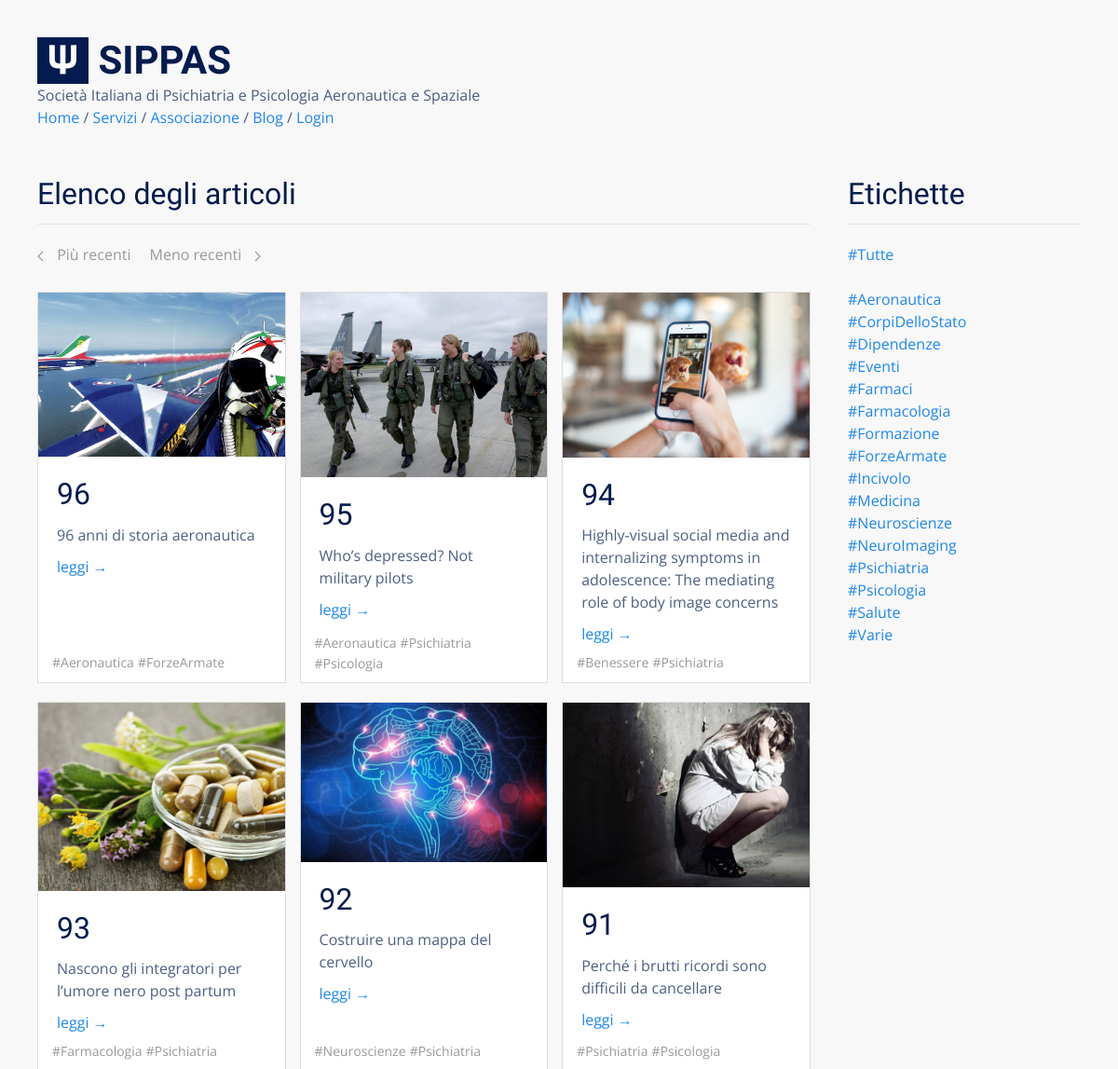
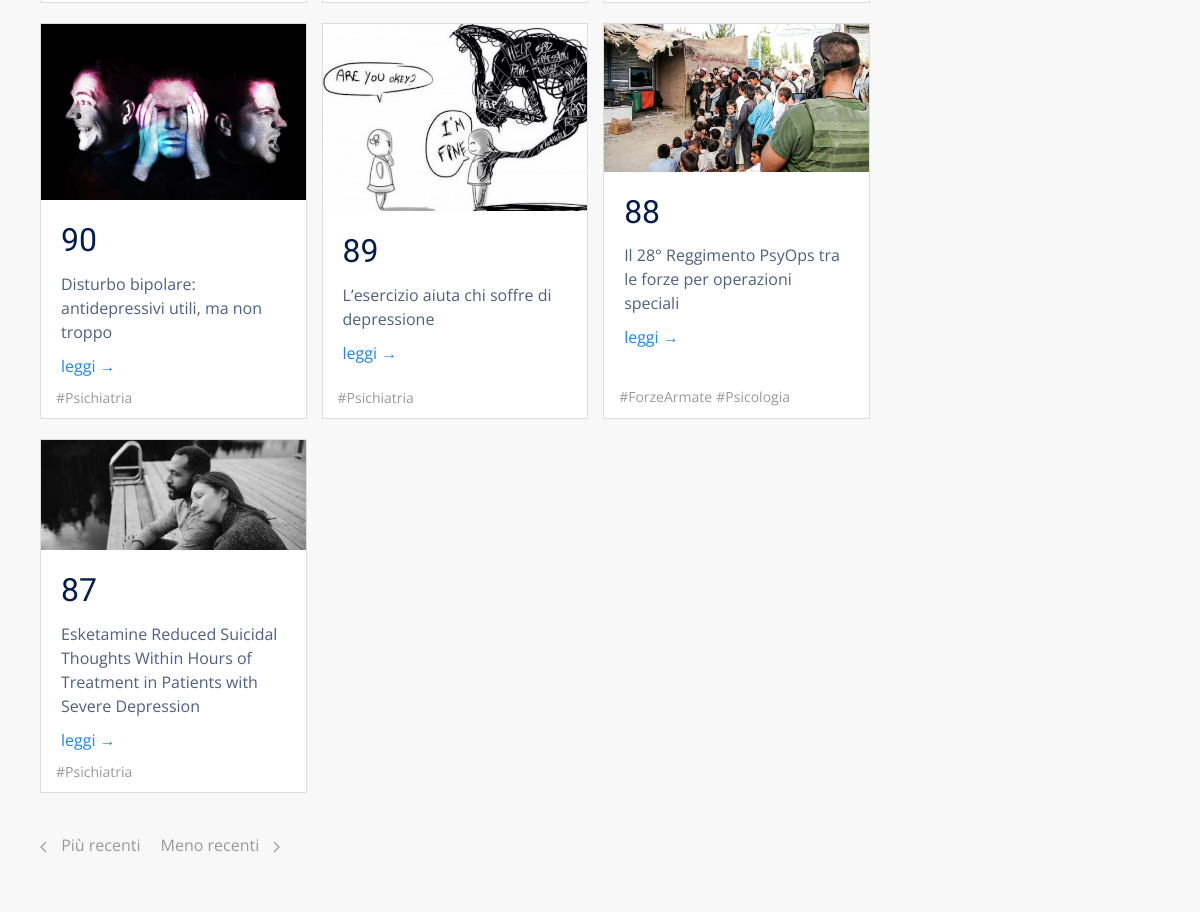
/blog/, run on an earlier commit of the app's database (2 pictures, top to bottom).
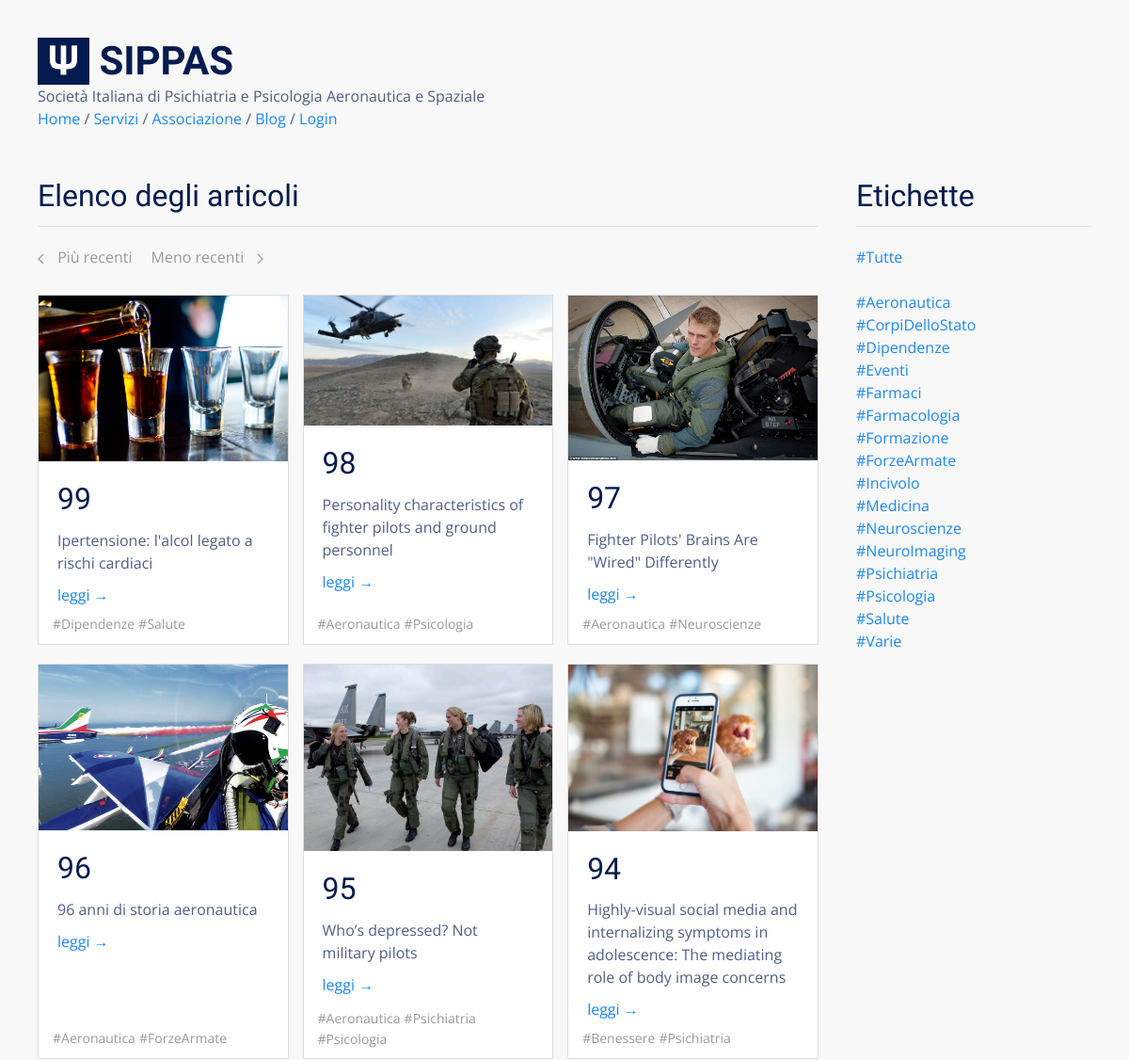
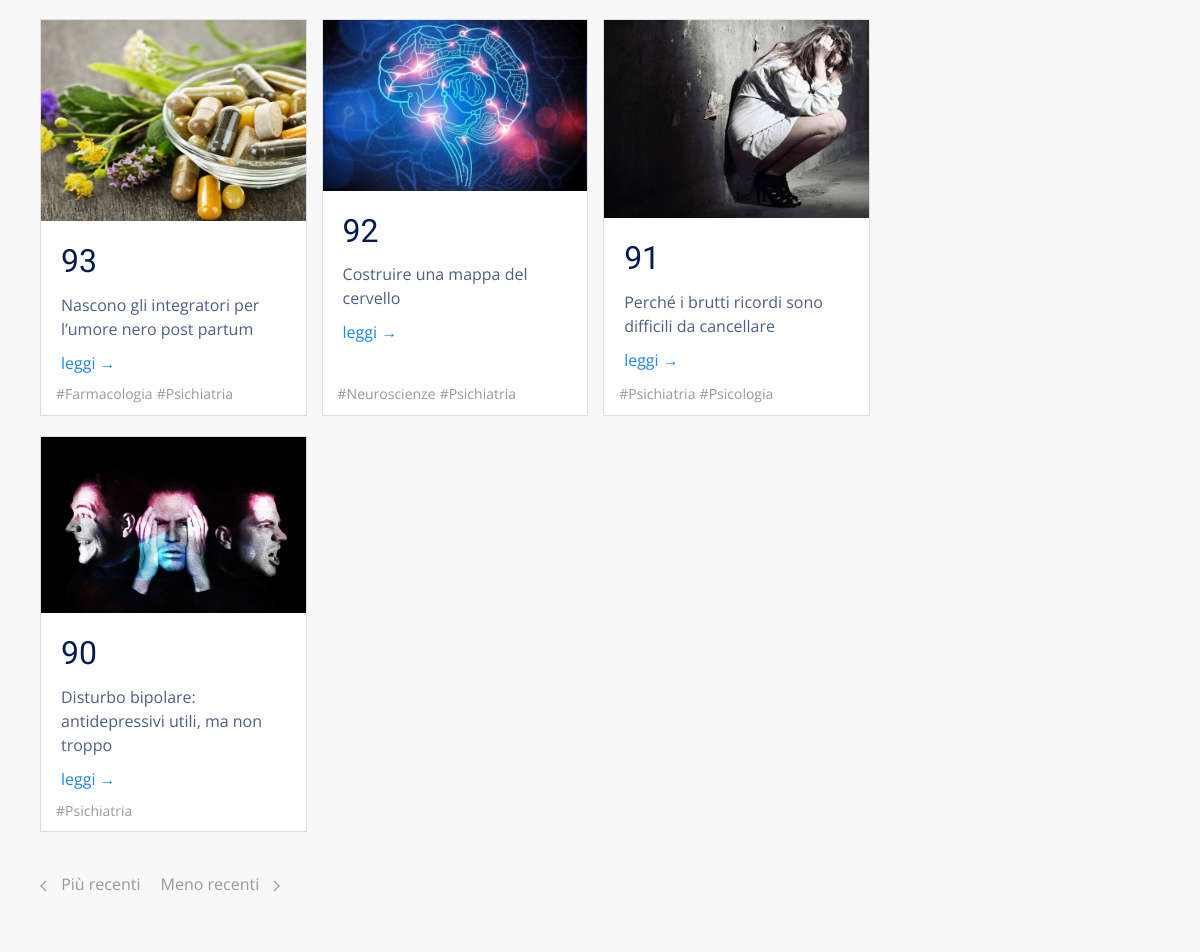
And on a later commit of the database (2 pictures, top to bottom).
### tables this page shows
CREATE TABLE "posts" (
  "id" integer NOT NULL PRIMARY KEY AUTOINCREMENT,
  "title" text,
  "body" TEXT,
  "teaser" text,
  "tags" TEXT,
  "is_sticky" integer,
  "author" text,
  "created_at" TEXT,
  "updated_at" text,
  "published_at" TEXT
);

### flaskApp/blueprints/blog/routes.py (the view)
@bp_blog.route("/")
@cache.cached()
def posts():
  posts = query_db('SELECT * FROM posts ORDER BY id DESC LIMIT {}'.format(BLOG_PAGE_SIZE))
  return render_template(
    "blog/posts.html",
    posts=posts,
    tags=TAGS,
    pagination="blog/posts_pagination.html"
  )

### flaskApp/db/sqlite.py (called while the page is built)
def get_db():
  if "db" not in g:
    g.db = sqlite3.connect(
      db_path,
      detect_types = sqlite3.PARSE_DECLTYPES,
      isolation_level = "DEFERRED"
    )
    g.db.cursor().execute("PRAGMA journal_mode=WAL")
    g.db.row_factory = sqlite3.Row
  return g.db

def query_db(query, args=(), one = False):
  with closing(get_db().cursor().execute(query, args)) as cur:
    rv = cur.fetchall()
    return (rv[0] if rv else None) if one else rv

### flaskApp/blueprints/blog/templates/blog/posts.html
{% extends 'base.html' %}
{% block content %}
<div class="uk-section">
  <div class="uk-container">
    <div class="uk-grid">
      <div class="uk-width-3-4@s">
        <h2 class="uk-heading-divider">Elenco degli articoli</h2>
        {% if posts %}
          <div class="uk-margin">
            {% include pagination %}
          </div>
          {% include 'blog/posts_list.html' %}
        {% else %}
          <div class="uk-margin">
            Nessun articolo trovato.
          </div>
        {% endif %}
      </div>
      <div class="uk-width-expand">
        <div>
          <h2 class="uk-heading-divider">Etichette</h2>
          {% include 'blog/tags_list.html' %}
        </div>
      </div>
    </div>
    {% if posts %}
      <div class="uk-margin">
        {% include pagination %}
      </div>
    {% endif %}
  </div>
</div>
{% endblock %}

### flaskApp/blueprints/blog/templates/blog/posts_list.html
<div class="uk-grid uk-grid-match uk-grid-small">
  {% for p in posts %}
  <div class="uk-width-1-2@s uk-width-1-3@l uk-margin-bottom">
    <div class="uk-card uk-card-default uk-card-small uk-margin">
      {% if p.teaser %}
      <div class="uk-card-media-top">
        <img src="{{ url_for('static', filename='blog/' + p.teaser | replace('#', p.id | string)) }}" />
      </div>
      {% endif %}
      <div class="uk-card-body">
        <h2 class="uk-margin-remove">{{ p.id }}</h2>
        <p class="uk-margin-small">{{ p.title }}</p>
        <div class="uk-margin-bottom">
          <a href="{{ url_for('blog.view_post', id=p.id) }}">leggi &rarr;</a>
        </div>
        <p class="uk-position-small uk-position-bottom" style="bottom: 10px">
          {% for tag in p.tags.split(' ') %} <a class="uk-text-small uk-text-muted"
            href="{{ url_for('blog.posts_tagged', tag=tag) }}">{{ tag }}</a> {% endfor %}
        </p>
      </div>
    </div>
  </div>
  {% endfor %}
</div>

What changed in the data, as far as the page shows it:
no longer on this page (row edited): posts: teaser (picture), id "89", title "L’esercizio aiuta chi soffre di depressione", tags "#Psichiatria"
no longer on this page (row edited): posts: teaser (picture), id "88", title "Il 28° Reggimento PsyOps tra le forze per operazioni speciali", tag "#ForzeArmate" "#Psicologia", shown under "Elenco degli articoli"
no longer on this page (row edited): posts: teaser (picture), id "87", title "Esketamine Reduced Suicidal Thoughts Within Hours of Treatment in Patients with Severe Depression", tags "#Psichiatria"
added posts: teaser+id (picture), id "99", title "Ipertensione: l'alcol legato a rischi cardiaci", tag "#Dipendenze" "#Salute", shown under "Elenco degli articoli"
added posts: teaser+id (picture), id "98", title "Personality characteristics of fighter pilots and ground personnel", tag "#Aeronautica" "#Psicologia", shown under "Elenco degli articoli"
added posts: teaser+id (picture), id "97", title "Fighter Pilots' Brains Are \"Wired\" Differently", tag "#Aeronautica" "#Neuroscienze", shown under "Elenco degli articoli"
